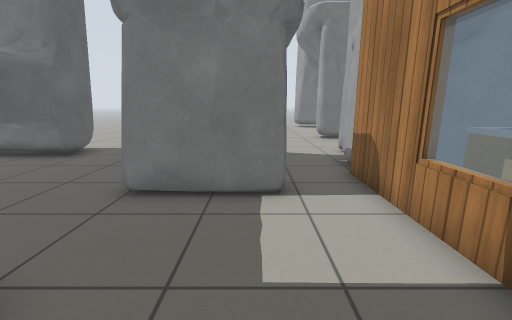
view 1 (above)

21 first-person views from a walk through a Gazebo world. The camera is 1 m above the floor, tilts 12° down and sees 90° across. The floor is counted in squares, 0.5 m on a side. Each view is taken from the middle of a square. On the plan, view 1 faces up. The plan holds only what a view shows up to about 16 squares ahead; the rest is blank. The place goes on beyond the plan. Simple patterns stand in for the simulator's built-in surfaces. Some stock models are drawn as simple stand-ins.

view 2
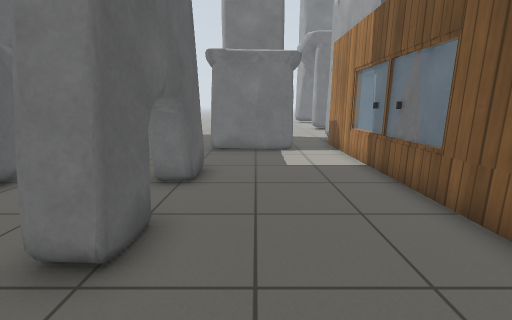

view 3
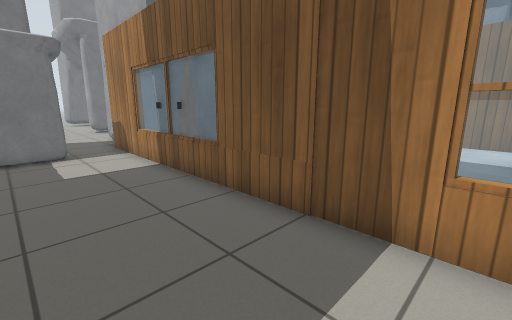

view 4
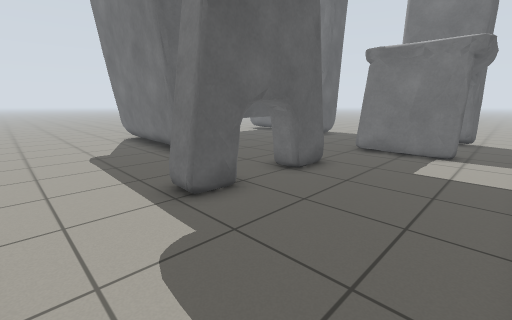

view 5
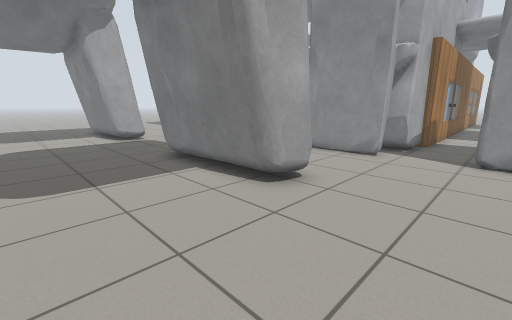

view 6
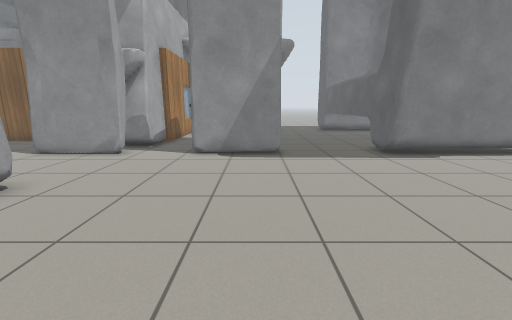

view 7
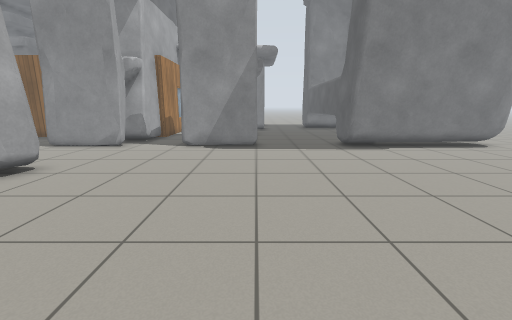

view 8
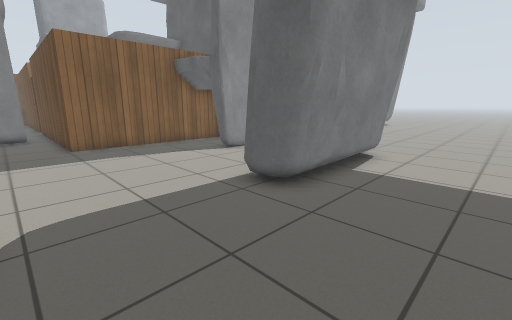

view 9
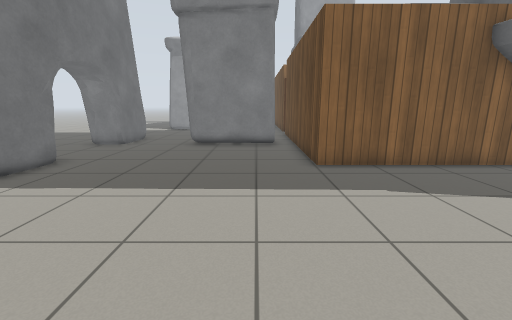

view 10
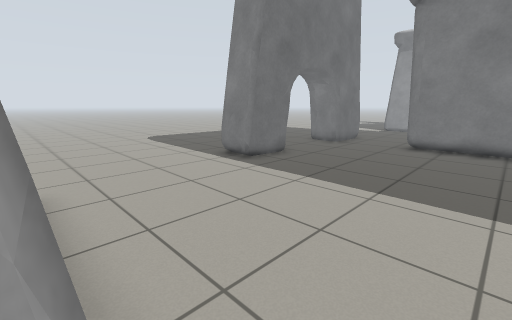

view 11
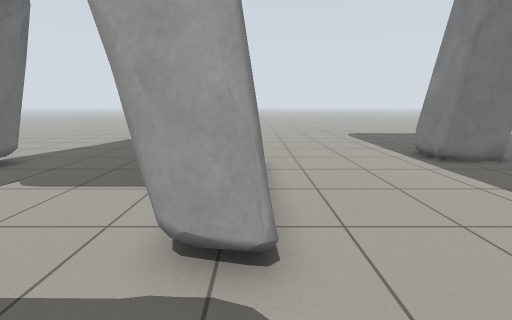

view 12
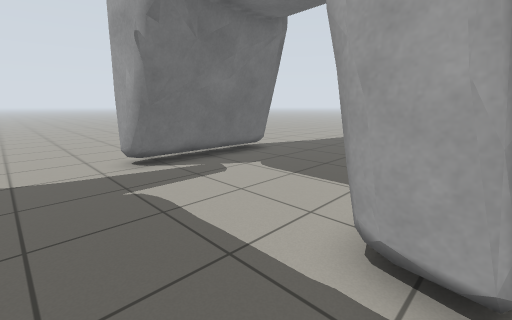

view 13
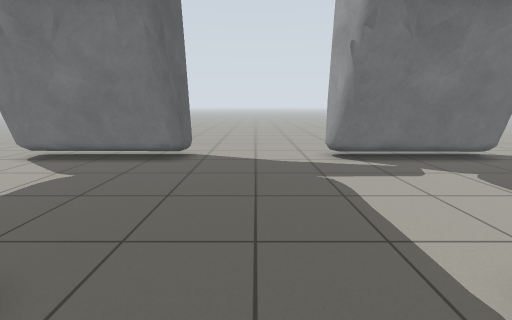

view 14
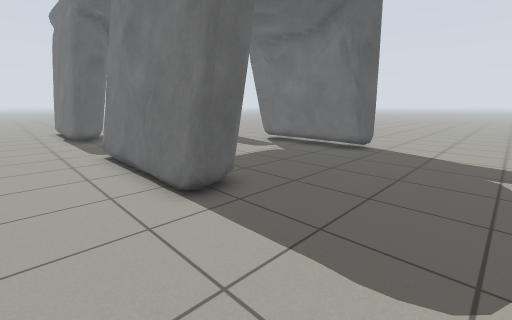

view 15
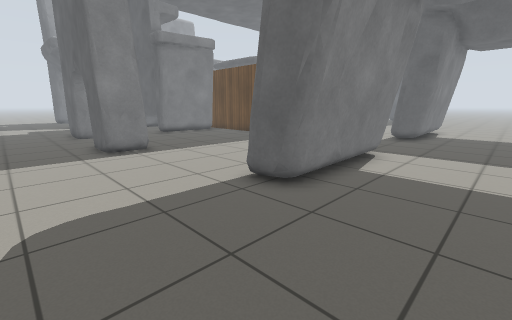

view 16
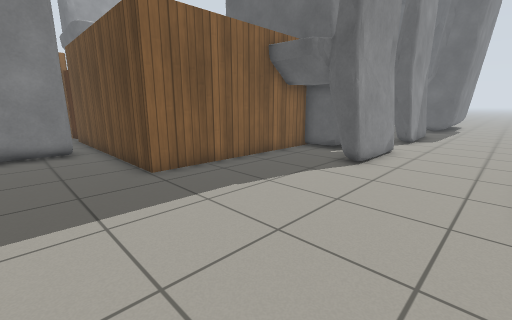

view 17
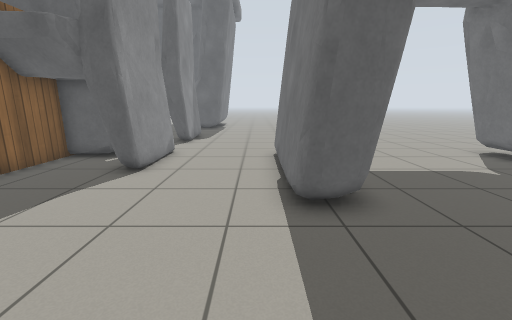

view 18
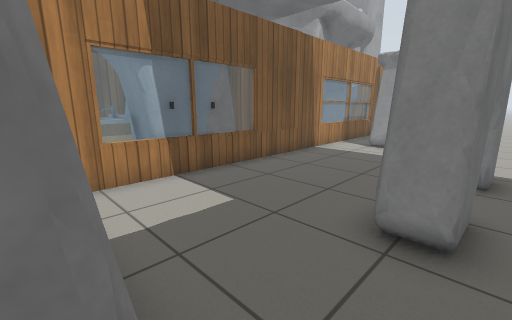

view 19
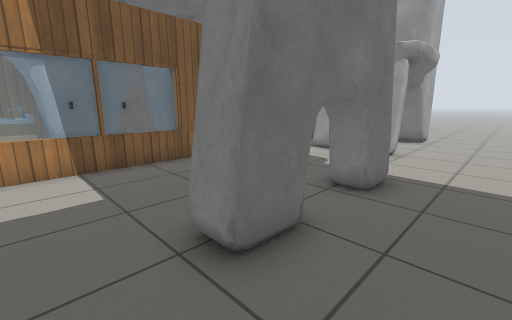

view 20
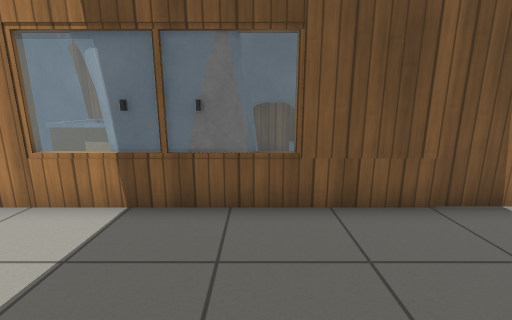

view 21
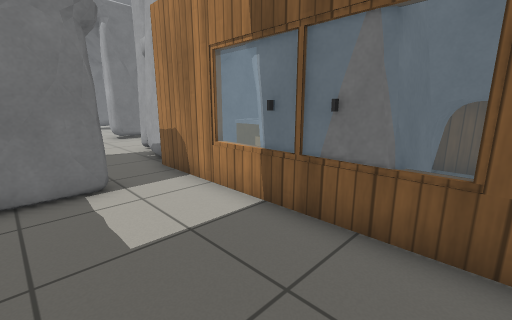

### Floor plan
Key: @ floor where view 1 was taken; # wall or solid block; . floor; = window, fence, low wall or low ledge; S sink; T thing the floor can be seen under or through; B bed; L door leaf.
Columns run from 17 left of view 1 to 27 right of it. Each row starts with its distance up from view 1.
 27                 ....       .......     ......
 26                 .............................
 25                 .....#######.....#######.....
 24               . .....#######.....#######.....
 23                 .............................
 22            ..................................
 21           ...................................
 20          ....................................
 19         .....................................
 18        ...............######.....#######.....
 17       ...............#=#####.....#######.....
 16       ...............#######.....#######.....
 15      ........................................
 14     .........................................
 13    ..........................................
 12   ########...................................
 11  .#==....=....####...####....................
 10 ..     ==#....   #...## #....................
  9 ..       #....     .###  ..............###...
  8          #....     .###  ..............###...
  7          #....    ..###########........###...
  6          #....####..#####     #........###...
  5          #..........#SS       #........  ....
  4          #..........=#S   #   #........ #....
  3          #..........=##   #   ######...##....
  2          #....#.....=   ###   #    #...##....
  1          #....T.....#   ###   #     ...##....
  0    =     #....T..@..=## ###   #     ...#  ...
 -1  .########...TT.....#   ###   #      ..    ..
 -2 .............TT.....#   #     #
 -3 .............TT.....# BB#    LL
 -4 ....................#         L
 -5 ....................# BBB     #
 -6 ....................= BBB     #

Where each view was taken, in squares from view 1:
view 1: 0 up, 0 right, facing up
view 2: 6 down, 1 left, facing up
view 3: 6 down, 1 left, facing up-right
view 4: 6 down, 2 right, facing up-left
view 5: 22 up, 0 right, facing down-right
view 6: 22 up, 2 left, facing down
view 7: 24 up, 3 left, facing down
view 8: 21 up, 15 right, facing down-left
view 9: 16 up, 15 right, facing down
view 10: 16 up, 15 right, facing down-right
view 11: 16 up, 13 right, facing right
view 12: 16 up, 13 right, facing up-right
view 13: 15 up, 13 right, facing up
view 14: 13 up, 27 right, facing up-left
view 15: 21 up, 27 right, facing down-left
view 16: 15 up, 16 right, facing down-left
view 17: 15 up, 15 right, facing left
view 18: 6 up, 4 left, facing down-right
view 19: 4 up, 6 left, facing down-right
view 20: 0 up, 2 left, facing right
view 21: 1 down, 1 left, facing up-right
